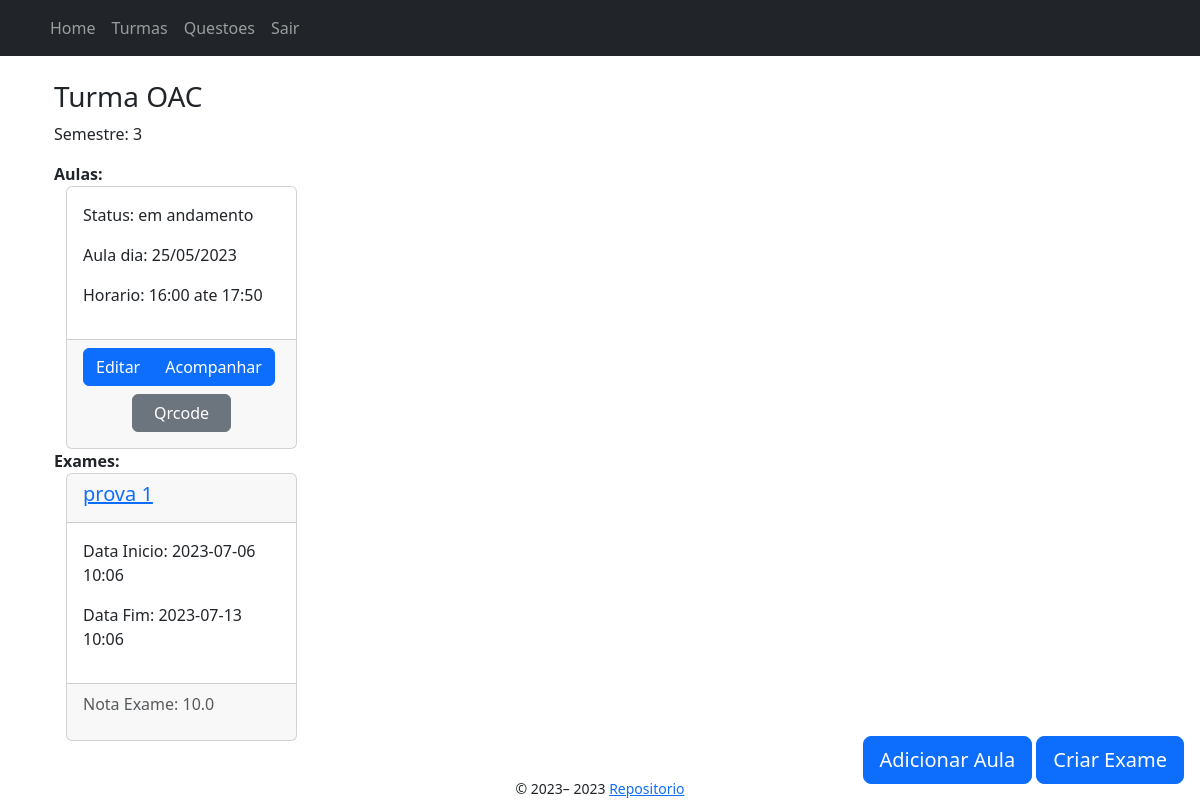
/turmas/1/show (signed in), run on an earlier commit of the app's database.
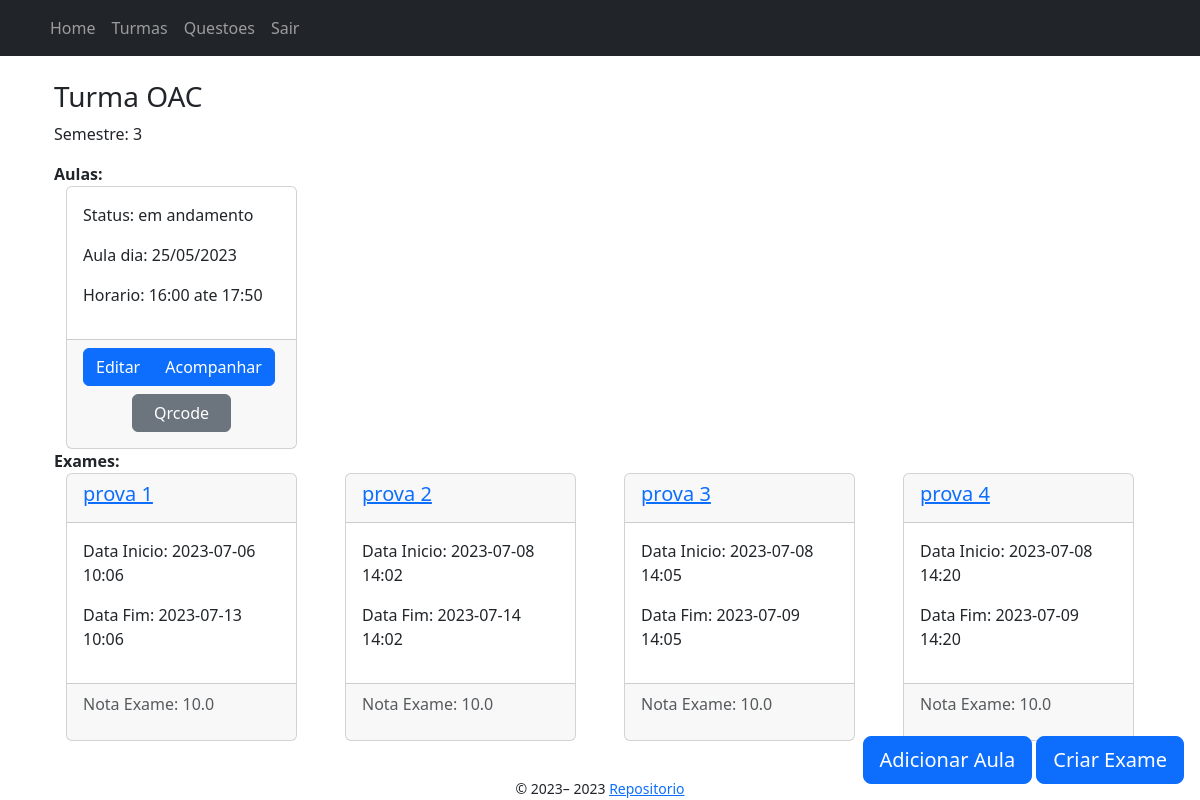
And on a later commit of the database.
### app/models/professor.py (models this page shows, shortened)
class Professor(Usuario):
    __tablename__ = "professor"
    id = db.Column(db.Integer, db.ForeignKey('usuario.id'), primary_key=True)
    turmas = db.relationship('Turma', backref='prof_turmas', lazy=True) #1 to N
    questoes = db.relationship('Questao', backref='prof_questoes', lazy=True) #1 to N
    exames = db.relationship('Exame', backref='prof_exames', lazy=True) #1 to N

### app/models/turma.py (models this page shows, shortened)
class Turma(db.Model):
    __tablename__ = "turma"
    id = db.Column(db.Integer, primary_key=True)
    nome = db.Column(db.String(100), nullable=False)
    horario_inicio = db.Column(db.Time, nullable=False)
    horario_fim = db.Column(db.Time, nullable=False)
    senha = db.Column(db.String(200), nullable=False)
    semestre = db.Column(db.Integer, nullable=False)
    professor_id = db.Column(db.Integer, db.ForeignKey(
        'professor.id'), nullable=False)
    aulas = db.relationship('Aula', backref=db.backref('turma_aulas', lazy=True)) #1 to N
    exames = db.relationship('Exame', backref='turma_exame', lazy=True) #1 to N

### app/models/aula.py (models this page shows, shortened)
class Aula(db.Model):
    __tablename__ = "aula"
    id = db.Column(db.Integer, primary_key=True)
    turma_id = db.Column(db.Integer, db.ForeignKey('turma.id'), nullable=False)
    data_aula = db.Column(db.Date, nullable=False)
    status = db.Column(
        Enum("agendado", "finalizado", "em andamento", "cancelado", name="StatusAula"), nullable=False)
    token = db.Column(db.String(100), nullable=False)
    presencas = db.relationship(
        'Presenca', backref='aula_presenca', lazy=True)  # 1 to N

### app/models/exame.py (models this page shows)
class Exame(db.Model):
    __tablename__ = "exame"
    id = db.Column(db.Integer, primary_key=True)
    data_inicio = db.Column(db.DateTime, nullable=True)
    data_fim = db.Column(db.DateTime, nullable=True)
    nome = db.Column(db.String(255))
    nota_exame = db.Column(db.Float)
    professor_id = db.Column(db.Integer, db.ForeignKey('professor.id'), nullable=False)
    turma_id = db.Column(db.Integer, db.ForeignKey('turma.id'), nullable=False)
    notas = db.relationship('NotasExames', backref='exame_notas') #1 to N
    respostas = db.relationship('RespostaQuestaoExame', backref='exame_respostas') #1 to N
    questoes = db.relationship("QuestaoExame", back_populates="exame") # N to N

### app/controllers/turmas_controller.py (the view)
@bp.route("/<int:turma_id>/show", methods=["GET"])
def show(turma_id):
    turma = db.get_or_404(Turma, turma_id)
    aulas = Aula.query.filter_by(turma_id=turma_id).all()
    exames = Exame.query.filter_by(turma_id=turma_id).all()
    if turma not in current_user.turmas:
        return redirect(url_for("turmas.matricular", turma_id=turma_id))
    return render_template("turmas/show.jinja2", turma=turma, aulas=aulas, exames=exames, user=current_user)

### app/templates/turmas/show.jinja2 (shortened to what this page needs)
{% extends "./base.jinja2" %}
{% from 'bootstrap5/utils.html' import render_icon %}
{% block content %}
<div class="container">
    <h3>Turma {{ turma.nome }}</h3>
    <p>Semestre: {{ turma.semestre }}</p>
    <b>Aulas:</b>
    <div class="row row-col-1 row-cols-md-2 row-cols-lg-4">
        {% for aula in aulas %}
            <div>
                {% include 'aulas/show.jinja2' %}
            </div>
        {% endfor %}
    </div>
    <b>Exames:</b>
    <div class="row row-col-1 row-cols-md-2 row-cols-lg-4">
        {% for exame in exames %}
            <div>
                {% include 'exames/card.jinja2' %}
            </div>
        {% endfor %}
    </div>
    {% if user.tipo_usuario == "professor" %}
            <div class="position-fixed bottom-0 end-0 p-3">
                <a href="{{ url_for('turmas.aulas.new', turma_id=turma.id) }}" class="btn btn-floating btn-lg btn-primary">
                    {{render_icon('plus') }} <span class="d-none d-xl-inline">Adicionar Aula</span>
                </a>
                <a href="{{ url_for('turmas.exames.new', turma_id=turma.id) }}" class="btn btn-floating btn-lg btn-primary">
                    {{render_icon('plus') }} <span class="d-none d-xl-inline">Criar Exame</span>
                </a>
            </div>
    {% endif %}
</div>
{% endblock %}

### app/templates/base.jinja2 (shortened to what this page needs)
{% from 'bootstrap5/utils.html' import render_messages %}
{% from 'bootstrap5/form.html' import render_form %}
{% from 'bootstrap5/nav.html' import render_nav_item, render_breadcrumb_item %}
<!doctype html>
<html lang="en">
<head>
    {% block head %}
    {% block styles %}
    {{ bootstrap.load_css() }}
    <link rel="stylesheet" type="text/css" href="{{ url_for('static', filename='style.css') }}">
    {% endblock %}
    {% endblock %}
</head>
<body>
    <head>
        {% if current_user.is_authenticated %}
            <nav class="navbar navbar-expand-lg navbar-dark bg-dark mb-4">
                <div class="container">
                    <div class="collapse navbar-collapse" id="navbarSupportedContent">
                        <ul class="navbar-nav mr-auto">
                            {{ render_nav_item("index.index", "Home") }}
                            {{ render_nav_item("turmas.index", "Turmas") }}
                            {% if current_user.tipo_usuario == "professor" %}
                                {{ render_nav_item("questoes.index", "Questoes", user_id=current_user.id) }}
                            {% endif %}
                            {{ render_nav_item("auth.logout", "Sair") }}
                        </ul>
                    </div>
                </div>
            </nav>
        {% endif %}
    </head>
    <main class="container">
        {% block content %}{% endblock %}
    </main>
    <footer class="text-center">
        {% block footer %}
        <small> &copy; 2023–
            <script>document.write(new Date().getFullYear())</script> <a
                href="https://github.com/zeroCass/chamada-saas" target="_blank">Repositorio</a>
        </small>
        {% endblock %}
    </footer>
</body>
</html>

### app/templates/aulas/show.jinja2
{% block content %}
<div class="container">
    <div class="card">
        <div class="card-body">
            <p>Status: {{ aula.status }}</p>
            <p>Aula dia: {{ aula.data_aula.strftime('%d/%m/%Y') }}</p>
            <p>Horario: {{ turma.horario_inicio.strftime('%H:%M') }} ate {{ turma.horario_fim.strftime('%H:%M') }}</p>
        </div>
        <div class="card-footer">
                {% if user.tipo_usuario == "estudante" and aula.status == "em andamento" %}
                    <div class="d-grid gap-2 col-6 mx-auto">
                        <form method="GET" action="{{ url_for('turmas.aulas.presenca.registrar_presenca', turma_id=turma.id, aula_id=aula.id) }}">
                            <button class="btn btn-primary" type="submit">Assinar Chamada</button>
                        </form>
                    </div>
                {% elif user.tipo_usuario == "professor" %}
                    <div class="mb-2">
                        <div class="btn-group">
                            <a class="btn btn-primary" href="{{ url_for('turmas.aulas.edit', turma_id=turma.id, aula_id=aula.id) }}">Editar</a>
                            <a class="btn btn-primary" href="{{ url_for('turmas.aulas.presenca.listar_presencas', turma_id=turma.id, aula_id=aula.id) }}">Acompanhar</a>
                        </div>
                        {% if aula.status == "em andamento" %}
                            <div class="d-grid gap-2 col-6 mx-auto">
                                <a class="btn btn-secondary mt-2"
                                href="{{ url_for('turmas.aulas.presenca.qrcode_page', turma_id=aula.turma_id, aula_id=aula.id) }}">
                                    Qrcode
                                </a>
                            </div>
                        {% endif %}
                    </div>
                {% endif %}
        </div>
    </div>
</div>
{% endblock %}

### app/templates/exames/card.jinja2
{% block content %}
<div class="container">
    <div class="card">
        <div class="card-header">
            <a href="{{ url_for('turmas.exames.show', turma_id=turma.id, exame_id=exame.id) }}">
                <h5 class="card-title">{{ exame.nome }}</h5>
            </a>
        </div>
        <div class="card-body">
            <p>Data Inicio: {{ exame.data_inicio.strftime("%Y-%m-%d %H:%M") }}</p>
            <p>Data Fim: {{ exame.data_fim.strftime("%Y-%m-%d %H:%M") }}</p>
        </div>
        <div class="card-footer text-muted">
            <p>Nota Exame: {{exame.nota_exame}}</p>
        </div>
    </div>
</div>
{% endblock %}

### app/static/style.css (style rules this page uses)
* { box-sizing: border-box; margin: 0; padding: 0; }
body { display: grid; min-height: 100vh; min-width: 100vw; grid-template-columns: 1fr; grid-template-rows: auto 1fr auto; grid-template-areas: "header" "main" "footer"; }
main { grid-area: main; }
footer { grid-area: footer; }

What changed in the data, as far as the page shows it:
added Exame: nome "prova 2", data_inicio "2023-07-08 14:02", data_fim "2023-07-14 14:02", nota_exame "10.0"
added Exame: nome "prova 3", data_inicio "2023-07-08 14:05", data_fim "2023-07-09 14:05", nota_exame "10.0"
added Exame: nome "prova 4", data_inicio "2023-07-08 14:20", data_fim "2023-07-09 14:20", nota_exame "10.0"
